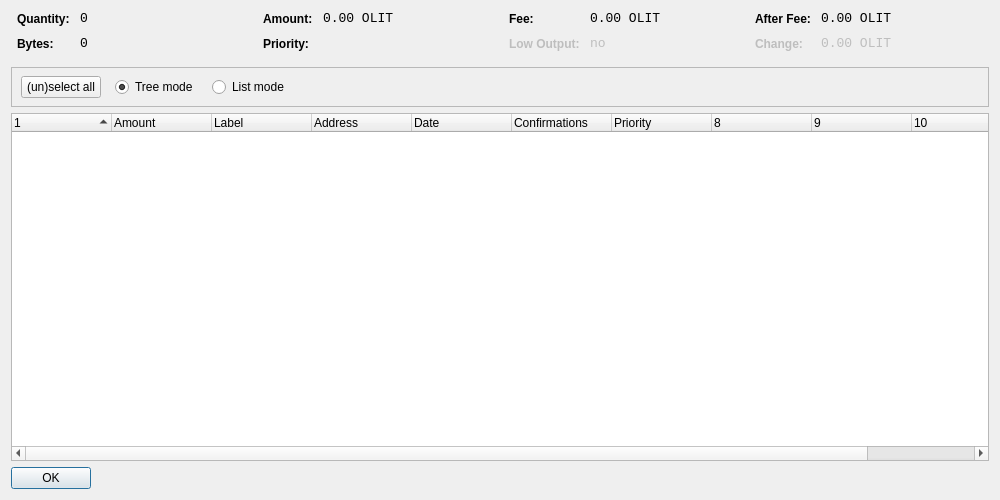
<?xml version="1.0" encoding="UTF-8"?>
<ui version="4.0">
 <class>CoinControlDialog</class>
 <widget class="QDialog" name="CoinControlDialog">
  <property name="geometry">
   <rect>
    <x>0</x>
    <y>0</y>
    <width>1000</width>
    <height>500</height>
   </rect>
  </property>
  <property name="windowTitle">
   <string>Coin Control</string>
  </property>
  <layout class="QVBoxLayout" name="verticalLayout">
   <item>
    <layout class="QHBoxLayout" name="horizontalLayoutTop" stretch="0,0,0,0">
     <property name="topMargin">
      <number>0</number>
     </property>
     <property name="bottomMargin">
      <number>10</number>
     </property>
     <item>
      <layout class="QFormLayout" name="formLayoutCoinControl1">
       <property name="horizontalSpacing">
        <number>10</number>
       </property>
       <property name="verticalSpacing">
        <number>10</number>
       </property>
       <property name="leftMargin">
        <number>6</number>
       </property>
       <property name="rightMargin">
        <number>6</number>
       </property>
       <item row="0" column="0">
        <widget class="QLabel" name="labelCoinControlQuantityText">
         <property name="styleSheet">
          <string notr="true">font-weight:bold;</string>
         </property>
         <property name="text">
          <string>Quantity:</string>
         </property>
        </widget>
       </item>
       <item row="0" column="1">
        <widget class="QLabel" name="labelCoinControlQuantity">
         <property name="font">
          <font>
           <family>Monospace</family>
           <pointsize>10</pointsize>
          </font>
         </property>
         <property name="cursor">
          <cursorShape>IBeamCursor</cursorShape>
         </property>
         <property name="contextMenuPolicy">
          <enum>Qt::ActionsContextMenu</enum>
         </property>
         <property name="text">
          <string notr="true">0</string>
         </property>
         <property name="textInteractionFlags">
          <set>Qt::LinksAccessibleByMouse|Qt::TextSelectableByKeyboard|Qt::TextSelectableByMouse</set>
         </property>
        </widget>
       </item>
       <item row="1" column="0">
        <widget class="QLabel" name="labelCoinControlBytesText">
         <property name="styleSheet">
          <string notr="true">font-weight:bold;</string>
         </property>
         <property name="text">
          <string>Bytes:</string>
         </property>
        </widget>
       </item>
       <item row="1" column="1">
        <widget class="QLabel" name="labelCoinControlBytes">
         <property name="font">
          <font>
           <family>Monospace</family>
           <pointsize>10</pointsize>
          </font>
         </property>
         <property name="cursor">
          <cursorShape>IBeamCursor</cursorShape>
         </property>
         <property name="contextMenuPolicy">
          <enum>Qt::ActionsContextMenu</enum>
         </property>
         <property name="text">
          <string notr="true">0</string>
         </property>
         <property name="textInteractionFlags">
          <set>Qt::LinksAccessibleByMouse|Qt::TextSelectableByKeyboard|Qt::TextSelectableByMouse</set>
         </property>
        </widget>
       </item>
      </layout>
     </item>
     <item>
      <layout class="QFormLayout" name="formLayoutCoinControl2">
       <property name="horizontalSpacing">
        <number>10</number>
       </property>
       <property name="verticalSpacing">
        <number>10</number>
       </property>
       <property name="leftMargin">
        <number>6</number>
       </property>
       <property name="rightMargin">
        <number>6</number>
       </property>
       <item row="0" column="0">
        <widget class="QLabel" name="labelCoinControlAmountText">
         <property name="styleSheet">
          <string notr="true">font-weight:bold;</string>
         </property>
         <property name="text">
          <string>Amount:</string>
         </property>
        </widget>
       </item>
       <item row="0" column="1">
        <widget class="QLabel" name="labelCoinControlAmount">
         <property name="font">
          <font>
           <family>Monospace</family>
           <pointsize>10</pointsize>
          </font>
         </property>
         <property name="cursor">
          <cursorShape>IBeamCursor</cursorShape>
         </property>
         <property name="contextMenuPolicy">
          <enum>Qt::ActionsContextMenu</enum>
         </property>
         <property name="text">
          <string notr="true">0.00 OLIT</string>
         </property>
         <property name="textInteractionFlags">
          <set>Qt::LinksAccessibleByMouse|Qt::TextSelectableByKeyboard|Qt::TextSelectableByMouse</set>
         </property>
        </widget>
       </item>
       <item row="1" column="0">
        <widget class="QLabel" name="labelCoinControlPriorityText">
         <property name="styleSheet">
          <string notr="true">font-weight:bold;</string>
         </property>
         <property name="text">
          <string>Priority:</string>
         </property>
        </widget>
       </item>
       <item row="1" column="1">
        <widget class="QLabel" name="labelCoinControlPriority">
         <property name="font">
          <font>
           <family>Monospace</family>
           <pointsize>10</pointsize>
          </font>
         </property>
         <property name="cursor">
          <cursorShape>IBeamCursor</cursorShape>
         </property>
         <property name="contextMenuPolicy">
          <enum>Qt::ActionsContextMenu</enum>
         </property>
         <property name="text">
          <string/>
         </property>
         <property name="textInteractionFlags">
          <set>Qt::LinksAccessibleByMouse|Qt::TextSelectableByKeyboard|Qt::TextSelectableByMouse</set>
         </property>
        </widget>
       </item>
      </layout>
     </item>
     <item>
      <layout class="QFormLayout" name="formLayoutCoinControl3">
       <property name="horizontalSpacing">
        <number>10</number>
       </property>
       <property name="verticalSpacing">
        <number>10</number>
       </property>
       <property name="leftMargin">
        <number>6</number>
       </property>
       <property name="rightMargin">
        <number>6</number>
       </property>
       <item row="0" column="0">
        <widget class="QLabel" name="labelCoinControlFeeText">
         <property name="styleSheet">
          <string notr="true">font-weight:bold;</string>
         </property>
         <property name="text">
          <string>Fee:</string>
         </property>
        </widget>
       </item>
       <item row="0" column="1">
        <widget class="QLabel" name="labelCoinControlFee">
         <property name="font">
          <font>
           <family>Monospace</family>
           <pointsize>10</pointsize>
          </font>
         </property>
         <property name="cursor">
          <cursorShape>IBeamCursor</cursorShape>
         </property>
         <property name="contextMenuPolicy">
          <enum>Qt::ActionsContextMenu</enum>
         </property>
         <property name="text">
          <string notr="true">0.00 OLIT</string>
         </property>
         <property name="textInteractionFlags">
          <set>Qt::LinksAccessibleByMouse|Qt::TextSelectableByKeyboard|Qt::TextSelectableByMouse</set>
         </property>
        </widget>
       </item>
       <item row="1" column="0">
        <widget class="QLabel" name="labelCoinControlLowOutputText">
         <property name="enabled">
          <bool>false</bool>
         </property>
         <property name="styleSheet">
          <string notr="true">font-weight:bold;</string>
         </property>
         <property name="text">
          <string>Low Output:</string>
         </property>
        </widget>
       </item>
       <item row="1" column="1">
        <widget class="QLabel" name="labelCoinControlLowOutput">
         <property name="enabled">
          <bool>false</bool>
         </property>
         <property name="font">
          <font>
           <family>Monospace</family>
           <pointsize>10</pointsize>
          </font>
         </property>
         <property name="cursor">
          <cursorShape>IBeamCursor</cursorShape>
         </property>
         <property name="contextMenuPolicy">
          <enum>Qt::ActionsContextMenu</enum>
         </property>
         <property name="text">
          <string notr="true">no</string>
         </property>
         <property name="textInteractionFlags">
          <set>Qt::LinksAccessibleByMouse|Qt::TextSelectableByKeyboard|Qt::TextSelectableByMouse</set>
         </property>
        </widget>
       </item>
      </layout>
     </item>
     <item>
      <layout class="QFormLayout" name="formLayoutCoinControl4">
       <property name="horizontalSpacing">
        <number>10</number>
       </property>
       <property name="verticalSpacing">
        <number>10</number>
       </property>
       <property name="leftMargin">
        <number>6</number>
       </property>
       <property name="rightMargin">
        <number>6</number>
       </property>
       <item row="0" column="0">
        <widget class="QLabel" name="labelCoinControlAfterFeeText">
         <property name="styleSheet">
          <string notr="true">font-weight:bold;</string>
         </property>
         <property name="text">
          <string>After Fee:</string>
         </property>
        </widget>
       </item>
       <item row="0" column="1">
        <widget class="QLabel" name="labelCoinControlAfterFee">
         <property name="font">
          <font>
           <family>Monospace</family>
           <pointsize>10</pointsize>
          </font>
         </property>
         <property name="cursor">
          <cursorShape>IBeamCursor</cursorShape>
         </property>
         <property name="contextMenuPolicy">
          <enum>Qt::ActionsContextMenu</enum>
         </property>
         <property name="text">
          <string notr="true">0.00 OLIT</string>
         </property>
         <property name="textInteractionFlags">
          <set>Qt::LinksAccessibleByMouse|Qt::TextSelectableByKeyboard|Qt::TextSelectableByMouse</set>
         </property>
        </widget>
       </item>
       <item row="1" column="0">
        <widget class="QLabel" name="labelCoinControlChangeText">
         <property name="enabled">
          <bool>false</bool>
         </property>
         <property name="styleSheet">
          <string notr="true">font-weight:bold;</string>
         </property>
         <property name="text">
          <string>Change:</string>
         </property>
        </widget>
       </item>
       <item row="1" column="1">
        <widget class="QLabel" name="labelCoinControlChange">
         <property name="enabled">
          <bool>false</bool>
         </property>
         <property name="font">
          <font>
           <family>Monospace</family>
           <pointsize>10</pointsize>
          </font>
         </property>
         <property name="cursor">
          <cursorShape>IBeamCursor</cursorShape>
         </property>
         <property name="contextMenuPolicy">
          <enum>Qt::ActionsContextMenu</enum>
         </property>
         <property name="text">
          <string notr="true">0.00 OLIT</string>
         </property>
         <property name="textInteractionFlags">
          <set>Qt::LinksAccessibleByMouse|Qt::TextSelectableByKeyboard|Qt::TextSelectableByMouse</set>
         </property>
        </widget>
       </item>
      </layout>
     </item>
    </layout>
   </item>
   <item>
    <widget class="QFrame" name="frame">
     <property name="minimumSize">
      <size>
       <width>0</width>
       <height>40</height>
      </size>
     </property>
     <property name="frameShape">
      <enum>QFrame::StyledPanel</enum>
     </property>
     <property name="frameShadow">
      <enum>QFrame::Sunken</enum>
     </property>
     <widget class="QWidget" name="horizontalLayoutWidget">
      <property name="geometry">
       <rect>
        <x>10</x>
        <y>0</y>
        <width>781</width>
        <height>41</height>
       </rect>
      </property>
      <layout class="QHBoxLayout" name="horizontalLayoutPanel" stretch="0,0,0,0">
       <property name="spacing">
        <number>14</number>
       </property>
       <item>
        <widget class="QPushButton" name="pushButtonSelectAll">
         <property name="sizePolicy">
          <sizepolicy hsizetype="Maximum" vsizetype="Fixed">
           <horstretch>0</horstretch>
           <verstretch>0</verstretch>
          </sizepolicy>
         </property>
         <property name="text">
          <string>(un)select all</string>
         </property>
        </widget>
       </item>
       <item>
        <widget class="QRadioButton" name="radioTreeMode">
         <property name="sizePolicy">
          <sizepolicy hsizetype="Maximum" vsizetype="Fixed">
           <horstretch>0</horstretch>
           <verstretch>0</verstretch>
          </sizepolicy>
         </property>
         <property name="text">
          <string>Tree mode</string>
         </property>
         <property name="checked">
          <bool>true</bool>
         </property>
        </widget>
       </item>
       <item>
        <widget class="QRadioButton" name="radioListMode">
         <property name="sizePolicy">
          <sizepolicy hsizetype="Maximum" vsizetype="Fixed">
           <horstretch>0</horstretch>
           <verstretch>0</verstretch>
          </sizepolicy>
         </property>
         <property name="text">
          <string>List mode</string>
         </property>
        </widget>
       </item>
       <item>
        <spacer name="horizontalSpacer">
         <property name="orientation">
          <enum>Qt::Horizontal</enum>
         </property>
         <property name="sizeHint" stdset="0">
          <size>
           <width>40</width>
           <height>20</height>
          </size>
         </property>
        </spacer>
       </item>
      </layout>
     </widget>
    </widget>
   </item>
   <item>
    <widget class="CoinControlTreeWidget" name="treeWidget">
     <property name="contextMenuPolicy">
      <enum>Qt::CustomContextMenu</enum>
     </property>
     <property name="sortingEnabled">
      <bool>false</bool>
     </property>
     <property name="columnCount">
      <number>11</number>
     </property>
     <attribute name="headerShowSortIndicator" stdset="0">
      <bool>true</bool>
     </attribute>
     <attribute name="headerStretchLastSection">
      <bool>false</bool>
     </attribute>
     <column>
      <property name="text">
       <string/>
      </property>
     </column>
     <column>
      <property name="text">
       <string>Amount</string>
      </property>
     </column>
     <column>
      <property name="text">
       <string>Label</string>
      </property>
     </column>
     <column>
      <property name="text">
       <string>Address</string>
      </property>
     </column>
     <column>
      <property name="text">
       <string>Date</string>
      </property>
     </column>
     <column>
      <property name="text">
       <string>Confirmations</string>
      </property>
      <property name="toolTip">
       <string>Confirmed</string>
      </property>
     </column>
     <column>
      <property name="text">
       <string>Priority</string>
      </property>
     </column>
     <column>
      <property name="text">
       <string/>
      </property>
     </column>
     <column>
      <property name="text">
       <string/>
      </property>
     </column>
     <column>
      <property name="text">
       <string/>
      </property>
     </column>
     <column>
      <property name="text">
       <string/>
      </property>
     </column>
    </widget>
   </item>
   <item>
    <widget class="QDialogButtonBox" name="buttonBox">
     <property name="sizePolicy">
      <sizepolicy hsizetype="Maximum" vsizetype="Fixed">
       <horstretch>0</horstretch>
       <verstretch>0</verstretch>
      </sizepolicy>
     </property>
     <property name="orientation">
      <enum>Qt::Horizontal</enum>
     </property>
     <property name="standardButtons">
      <set>QDialogButtonBox::Ok</set>
     </property>
    </widget>
   </item>
  </layout>
 </widget>
 <customwidgets>
  <customwidget>
   <class>CoinControlTreeWidget</class>
   <extends>QTreeWidget</extends>
   <header>coincontroltreewidget.h</header>
  </customwidget>
 </customwidgets>
 <resources/>
 <connections/>
</ui>
